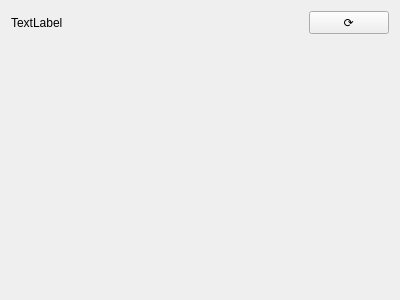
<?xml version="1.0" encoding="UTF-8"?>
<ui version="4.0">
 <class>Form</class>
 <widget class="QWidget" name="Form">
  <property name="geometry">
   <rect>
    <x>0</x>
    <y>0</y>
    <width>400</width>
    <height>300</height>
   </rect>
  </property>
  <property name="windowTitle">
   <string>Form</string>
  </property>
  <layout class="QVBoxLayout" name="verticalLayout_2">
   <item>
    <layout class="QVBoxLayout" name="verticalLayout">
     <item>
      <layout class="QHBoxLayout" name="horizontalLayout">
       <item>
        <widget class="QLabel" name="fileName">
         <property name="text">
          <string>TextLabel</string>
         </property>
        </widget>
       </item>
       <item>
        <spacer name="horizontalSpacer">
         <property name="orientation">
          <enum>Qt::Horizontal</enum>
         </property>
         <property name="sizeType">
          <enum>QSizePolicy::Preferred</enum>
         </property>
         <property name="sizeHint" stdset="0">
          <size>
           <width>40</width>
           <height>20</height>
          </size>
         </property>
        </spacer>
       </item>
       <item>
        <widget class="QPushButton" name="changeFileButton">
         <property name="sizePolicy">
          <sizepolicy hsizetype="Maximum" vsizetype="Maximum">
           <horstretch>0</horstretch>
           <verstretch>0</verstretch>
          </sizepolicy>
         </property>
         <property name="text">
          <string>⟳</string>
         </property>
        </widget>
       </item>
      </layout>
     </item>
     <item>
      <spacer name="verticalSpacer">
       <property name="orientation">
        <enum>Qt::Vertical</enum>
       </property>
       <property name="sizeType">
        <enum>QSizePolicy::Preferred</enum>
       </property>
       <property name="sizeHint" stdset="0">
        <size>
         <width>20</width>
         <height>40</height>
        </size>
       </property>
      </spacer>
     </item>
     <item>
      <widget class="QWidget" name="plotContainerWidget" native="true"/>
     </item>
    </layout>
   </item>
  </layout>
 </widget>
 <resources/>
 <connections/>
</ui>
